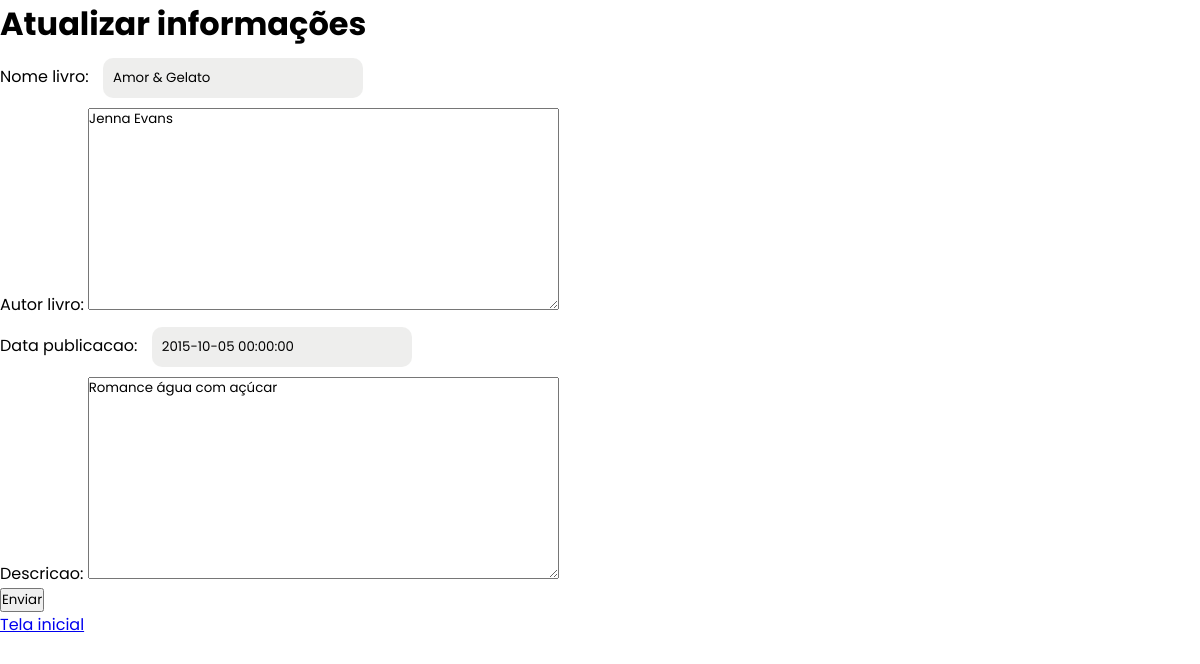
Screenshot of /atualizar/3/ with the database file from the repository.
### blog/models.py (models this page shows, shortened)
class Biblioteca(models.Model):
    nome_livro = models.CharField(max_length=200)
    autor_livro = models.TextField()
    data_publicacao = models.DateTimeField()
    descricao = models.TextField()

### blog/views.py (the view)
# urls.py: path('atualizar/<int:pk>/', views.atualizar_livro, name='atualizar'),
def atualizar_livro(request, pk):
    livro = get_object_or_404(Biblioteca, pk = pk)
    if request.method == 'POST':
        cadastro = BibliotecaForm(request.POST, instance = livro)
        if cadastro.is_valid():
            cadastro.save()
            return redirect('listar_acervo')
    else:
        cadastro = BibliotecaForm(instance=livro)
        return render(request, 'atualizar.html', {'cadastro': cadastro})

### blog/forms.py
class BibliotecaForm(forms.ModelForm):
    class Meta:
        model = Biblioteca
        fields = '__all__'

### blog/templates/atualizar.html (shortened to what this page needs)
{% load static %}
<!DOCTYPE html>
<html lang="en">
<head>
    <link rel="stylesheet" href="{% static 'style.css' %}">
</head>
<body>
    <h1>Atualizar informações </h1>
    <form action="" method="POST">
        {{cadastro.as_p}}
        <button type="submit">Enviar</button>
    </form>
    <a href="{% url 'listar_acervo' %}"> Tela inicial </a>
</body>
</html>

### blog/static/style.css (style rules this page uses)
* { margin:0; box-sizing: 0; padding: 0; font-family: 'Poppins'; }
form input { width:20%; padding: 10px; border-radius: 10px; border: none; background-color: #dfdedd85; margin: 10px; }

### rows the page displays
Biblioteca: nome_livro "Amor & Gelato", autor_livro "Jenna Evans", data_publicacao "2015-10-05 00:00:00", descricao "Romance água com açúcar"
